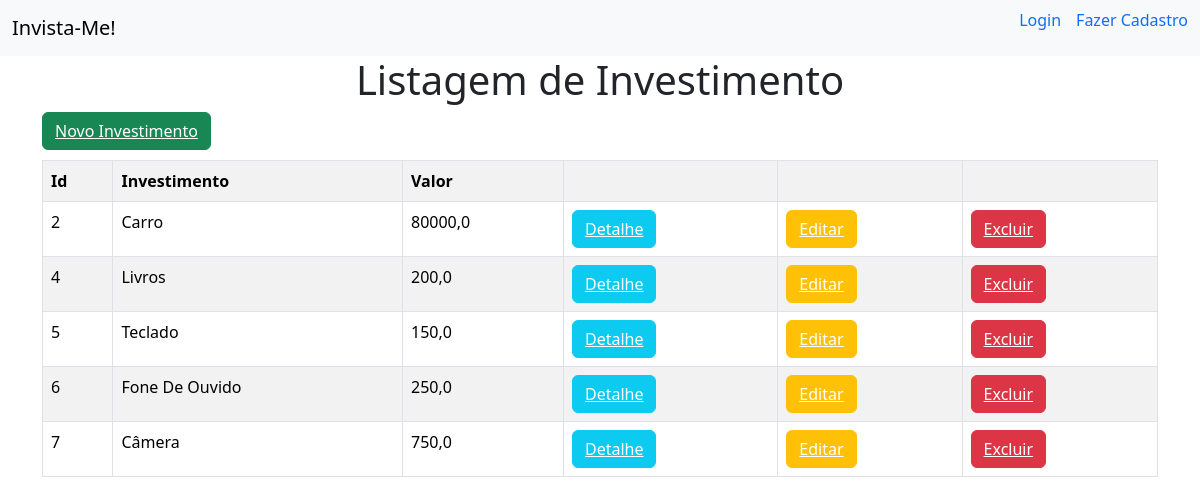
The page / on the database its author committed.
### invista_me/models.py (models this page shows)
class Investimento(models.Model):
    investimento = models.TextField(max_length=255)
    valor = models.FloatField()
    pago = models.BooleanField(default=False)
    data = models.DateField(default=datetime.now)

### invista_me/views.py (the view)
# urls.py: path('', views.investimentos, name='investimentos'),
def investimentos(request):
    dados = {
        'dados':Investimento.objects.all()
    }
    return render(request, 'investimentos/investimentos.html', context=dados)

### invista_me/templates/investimentos/investimentos.html
{% extends "investimentos/base.html" %}
{% block conteudo %}
<div>
    <h1 style='text-align: center;'>Listagem de Investimento</h1>
</div>
<div class='container'jju >
    <button class='btn btn-success' style='margin-bottom: 10px;'><a style='color: white;' href="{% url 'novo_investimento' %}">Novo Investimento</a></button>
    <table class= 'table table-striped table-bordered'>
        <tr>
            <th>Id</th>
            <th>Investimento</th>
            <th>Valor</th>
            <th></th>
            <th></th>
            <th></th>
        </tr>
        {% for dado in dados %}
        <tr>
            <td>{{dado.id}}</td>
            <td>{{dado.investimento}}</td>
            <td>{{dado.valor}}</td>
            <td><button class='btn btn-info'><a style='color: white;' href="{% url 'detalhe' dado.id %}">Detalhe</a></button></td>
            <td><button class='btn btn-warning'><a style='color: white;' href="{% url 'editar' dado.id %}">Editar</a></button></td>
            <td><button class='btn btn-danger'><a style='color: white;' href="{% url 'excluir' dado.id %}">Excluir</a></button></td>
        </tr>
        {% endfor %}
    </table>
</div>
{% endblock%}

### invista_me/templates/investimentos/base.html (shortened to what this page needs)
<!doctype html>
<html lang="pt-br">
  <head>
    <link href="https://cdn.jsdelivr.net/npm/bootstrap@5.3.2/dist/css/bootstrap.min.css" rel="stylesheet">
  </head>
  <body>
    <nav class="navbar bg-body-tertiary">
        <div class="container-fluid">
          <a class="navbar-brand" href="{% url 'investimentos' %}">Invista-Me!</a>
          <ul style="list-style: none;">
            {% if user.is_authenticated %}
            <li style="float: left; margin-right: 25px;">
              <strong>Bem-vindo {{user.get_username}}</strong>
          </li>
            <li style="float: left;">
                <a class="nav-item nav-link text-primary" href="{% url 'logout' %}">Sair</a>
              </li>
            {% else %}
            <li style="float: left; margin-right: 15px;">
                <a class="nav-item nav-link text-primary" href="{% url 'login' %}">Login</a>
            </li>
            <li style="float: left;">
                <a class="nav-item nav-link text-primary" href="{% url 'novo_usuario' %}">Fazer Cadastro</a>
            </li>
            {% endif %}
          </ul>
        </div>
    </nav>
    {% block conteudo %}
    {% endblock %}
  </body>
</html>

### rows shown on the page
Investimento: id "2", investimento "Carro", valor "80000,0"
Investimento: id "4", investimento "Livros", valor "200,0"
Investimento: id "5", investimento "Teclado", valor "150,0"
Investimento: id "6", investimento "Fone De Ouvido", valor "250,0"
Investimento: id "7", investimento "Câmera", valor "750,0"
